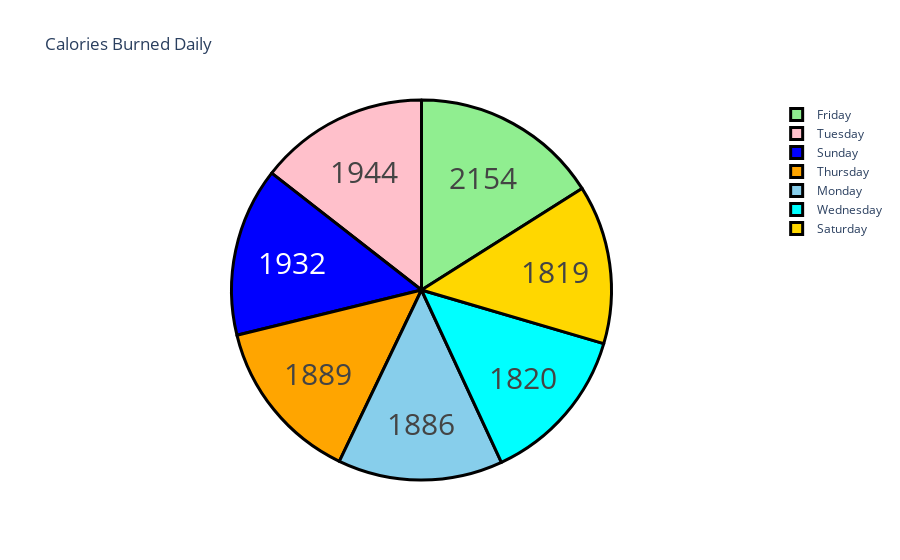

Write notebook code for a chart like this one.
### Code cell
calories = data["Day"].value_counts()
label = calories.index
counts = data["Calories"]
colors = ['gold','lightgreen', "pink", "blue", "skyblue", "cyan", "orange"]

fig = go.Figure(data=[go.Pie(labels=label, values=counts)])
fig.update_layout(title_text='Calories Burned Daily')
fig.update_traces(hoverinfo='label+percent', textinfo='value', textfont_size=30,
                  marker=dict(colors=colors, line=dict(color='black', width=3)))
fig.show()

### Figure 1 — Plotly figure (JSON) as saved in the notebook; plotly's stock layout.template omitted (floating-point values rounded to 4 significant figures; data arrays with more than 128 entries replaced by an {"elided": "..."} marker saying what was removed)
{"data": [{"hoverinfo": "label+percent", "labels": ["Saturday", "Friday", "Tuesday", "Sunday", "Monday", "Wednesday", "Thursday"], "marker": {"colors": ["gold", "lightgreen", "pink", "blue", "skyblue", "cyan", "orange"], "line": {"color": "black", "width": 3}}, "textfont": {"size": 30}, "textinfo": "value", "type": "pie", "values": {"elided": "457 int values"}}], "layout": {"title": {"text": "Calories Burned Daily"}}}
